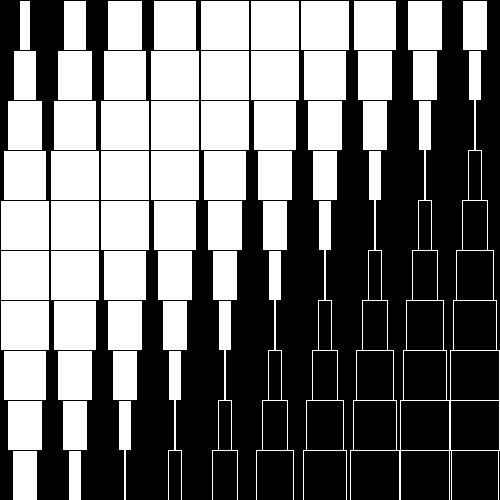
Frame 1 (no input)
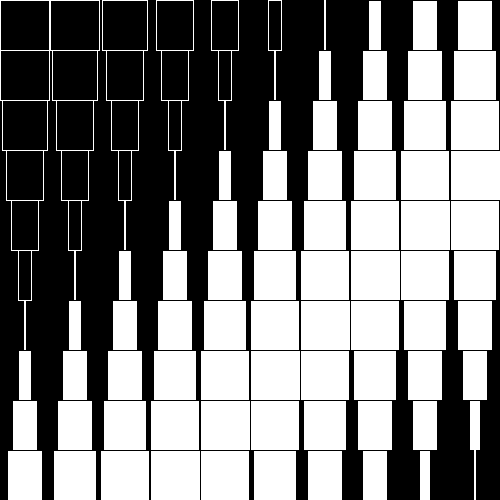
Frame 60 (the mouse pressed at the canvas centre just before this capture)
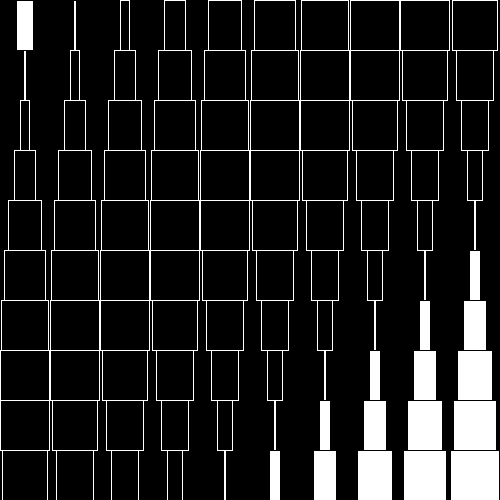
Frame 120 (the mouse held since frame 60 and released just before this capture)

The Processing sketch that drew these frames (run headless with seeded random() and noise(); from frame 60 on, the mouse is pressed at the canvas centre):

// Processing sketch: flip_panel
// ── flip_panel.pde
int n=10,sz;
Flip fp[][]=new Flip[n][n];
void setup(){
  size(500,500);
  sz = width/n;
  rectMode(CENTER);
  for(int i=0;i<n*n;i++){
    fp[i/n][i%n] = new Flip(new PVector(sz*0.5+int(i/n)*sz,sz*0.5+(i%n)*sz));
  }
}

void draw(){
  background(0);
  for(int i=0;i<n*n;i++)fp[i/n][i%n].move();
}
class Flip{
  PVector p;
  Flip(PVector p){
    this.p = p;
  }
  void move(){
    float s = sz*sin(frameCount/32.0 + p.x+p.y);
    stroke(255*(1-int(s<0)));
    fill(int(s<0)*255);
    rect(p.x,p.y,s,sz);
  }
}
